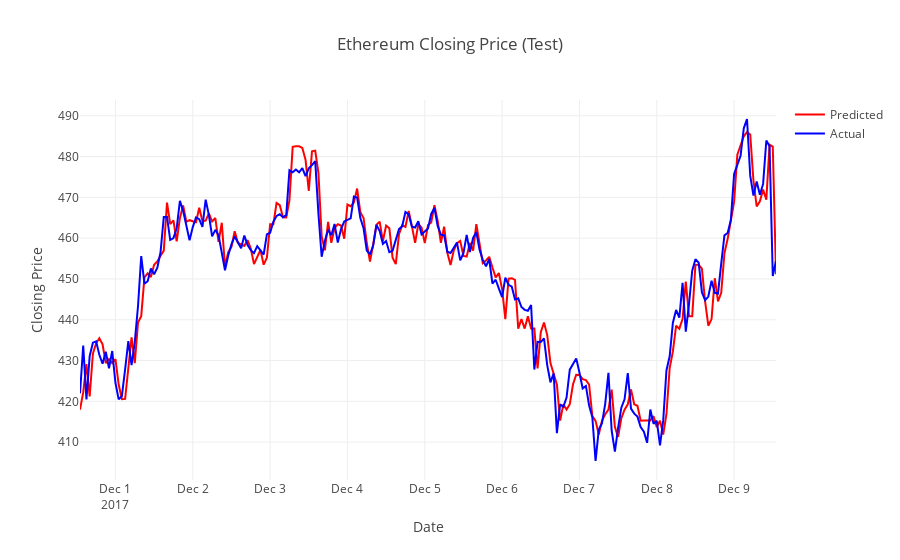

Here is the notebook cell this chart was saved with:
### Code cell
# Edit the layout, then plot!
layout = dict(title = 'Ethereum Closing Price (Test)',
              xaxis = dict(title = 'Date'),
              yaxis = dict(title = 'Closing Price'),
              )

fig = dict(data=data, layout=layout)
iplot(fig, filename='test-prices')

### Figure 1 — Plotly figure (JSON) as saved in the notebook; plotly's stock layout.template omitted (floating-point values rounded to 4 significant figures; data arrays with more than 128 entries replaced by an {"elided": "..."} marker saying what was removed)
{"data": [{"line": {"color": "red"}, "name": "Predicted", "type": "scatter", "x": {"elided": "217 str values"}, "y": {"elided": "217 float values"}}, {"line": {"color": "blue"}, "name": "Actual", "type": "scatter", "x": {"elided": "217 str values"}, "y": {"elided": "217 float values"}}], "layout": {"title": "Ethereum Closing Price (Test)", "xaxis": {"title": "Date"}, "yaxis": {"title": "Closing Price"}}}
